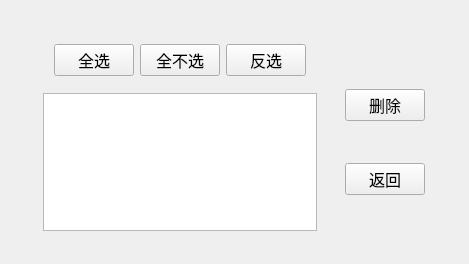
<?xml version="1.0" encoding="UTF-8"?>
<ui version="4.0">
 <class>DeleteRoomDialog</class>
 <widget class="QDialog" name="DeleteRoomDialog">
  <property name="geometry">
   <rect>
    <x>0</x>
    <y>0</y>
    <width>469</width>
    <height>264</height>
   </rect>
  </property>
  <property name="minimumSize">
   <size>
    <width>469</width>
    <height>264</height>
   </size>
  </property>
  <property name="windowTitle">
   <string>DeleteRoomDialog</string>
  </property>
  <layout class="QGridLayout" name="gridLayout">
   <item row="0" column="0">
    <spacer name="leftSpcaer">
     <property name="orientation">
      <enum>Qt::Horizontal</enum>
     </property>
     <property name="sizeHint" stdset="0">
      <size>
       <width>40</width>
       <height>20</height>
      </size>
     </property>
    </spacer>
   </item>
   <item row="0" column="2">
    <spacer name="rightSpacer">
     <property name="orientation">
      <enum>Qt::Horizontal</enum>
     </property>
     <property name="sizeHint" stdset="0">
      <size>
       <width>40</width>
       <height>20</height>
      </size>
     </property>
    </spacer>
   </item>
   <item row="0" column="1">
    <widget class="QWidget" name="centralWidget" native="true">
     <layout class="QHBoxLayout" name="horizontalLayout">
      <item>
       <widget class="QWidget" name="roomPanel" native="true">
        <layout class="QVBoxLayout" name="verticalLayout_2">
         <item>
          <widget class="QWidget" name="selectButton" native="true">
           <layout class="QHBoxLayout" name="horizontalLayout_2">
            <item>
             <widget class="QPushButton" name="selectAll">
              <property name="font">
               <font>
                <family>宋体</family>
                <pointsize>12</pointsize>
               </font>
              </property>
              <property name="text">
               <string>全选</string>
              </property>
              <property name="autoDefault">
               <bool>false</bool>
              </property>
             </widget>
            </item>
            <item>
             <widget class="QPushButton" name="selectNone">
              <property name="font">
               <font>
                <family>宋体</family>
                <pointsize>12</pointsize>
               </font>
              </property>
              <property name="text">
               <string>全不选</string>
              </property>
              <property name="autoDefault">
               <bool>false</bool>
              </property>
             </widget>
            </item>
            <item>
             <widget class="QPushButton" name="selectReverse">
              <property name="font">
               <font>
                <family>宋体</family>
                <pointsize>12</pointsize>
               </font>
              </property>
              <property name="text">
               <string>反选</string>
              </property>
              <property name="autoDefault">
               <bool>false</bool>
              </property>
             </widget>
            </item>
           </layout>
          </widget>
         </item>
         <item>
          <widget class="QListWidget" name="roomList">
           <property name="font">
            <font>
             <family>宋体</family>
             <pointsize>12</pointsize>
            </font>
           </property>
          </widget>
         </item>
        </layout>
       </widget>
      </item>
      <item>
       <widget class="QWidget" name="buttonPanel" native="true">
        <layout class="QVBoxLayout" name="verticalLayout">
         <item>
          <spacer name="verticalSpacer">
           <property name="orientation">
            <enum>Qt::Vertical</enum>
           </property>
           <property name="sizeType">
            <enum>QSizePolicy::Fixed</enum>
           </property>
           <property name="sizeHint" stdset="0">
            <size>
             <width>20</width>
             <height>20</height>
            </size>
           </property>
          </spacer>
         </item>
         <item>
          <widget class="QPushButton" name="deleteButton">
           <property name="font">
            <font>
             <family>宋体</family>
             <pointsize>12</pointsize>
            </font>
           </property>
           <property name="text">
            <string>删除</string>
           </property>
           <property name="autoDefault">
            <bool>false</bool>
           </property>
          </widget>
         </item>
         <item>
          <widget class="QPushButton" name="returnButton">
           <property name="font">
            <font>
             <family>宋体</family>
             <pointsize>12</pointsize>
            </font>
           </property>
           <property name="text">
            <string>返回</string>
           </property>
           <property name="autoDefault">
            <bool>false</bool>
           </property>
           <property name="default">
            <bool>false</bool>
           </property>
          </widget>
         </item>
        </layout>
       </widget>
      </item>
     </layout>
    </widget>
   </item>
  </layout>
 </widget>
 <layoutdefault spacing="6" margin="11"/>
 <resources/>
 <connections/>
</ui>
